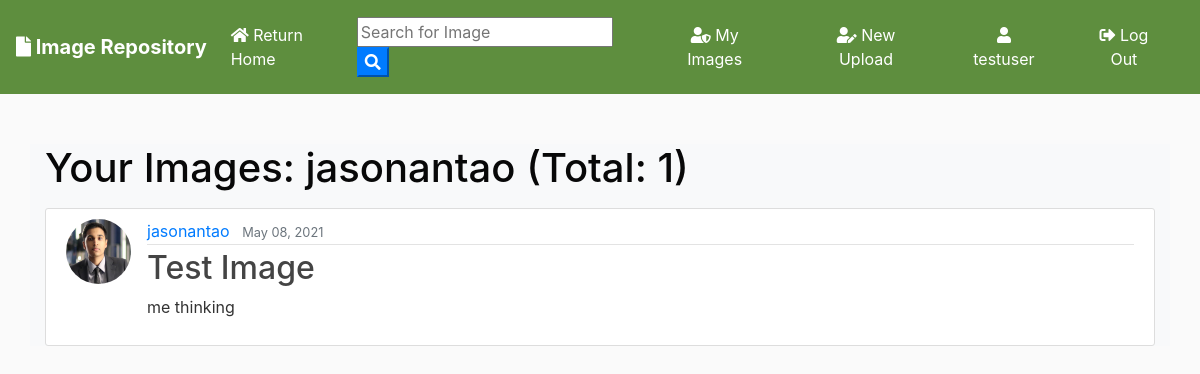
The page /user/jasonantao (signed in) on the database its author committed.
### blog/models.py (models this page shows, shortened)
class Post(models.Model):
	title = models.CharField(max_length=100)
	file = models.FileField(null=True,blank=True,upload_to='Files')
	content = models.TextField()
	date_posted = models.DateTimeField(default=timezone.now)
	author = models.ForeignKey(User, on_delete=models.CASCADE)

### users/models.py (models this page shows, shortened)
class Profile(models.Model):
    user = models.OneToOneField(User, on_delete=models.CASCADE)
    image = models.ImageField(default='default.jpg', upload_to='profile_pics')

### blog/views.py (the view)
# urls.py: path('user/<str:username>', UserPostListView.as_view(), name='user-posts'),
class UserPostListView(ListView):
    model = Post
    template_name = 'blog/user_posts.html'  # <app>/<model>_<viewtype>.html
    context_object_name = 'posts'
    paginate_by = 2
    def get_queryset(self):
        user = get_object_or_404(User, username=self.kwargs.get('username'))
        return Post.objects.filter(author=user).order_by('-date_posted')

### blog/templates/blog/user_posts.html (shortened to what this page needs)
{% extends "blog/base.html" %}
{% block content %}
    <h1 class="mb-3 bg-light" style="color: rgb(8, 8, 8);">Your Images: {{ view.kwargs.username }} (Total: {{ page_obj.paginator.count }})</h1>
    {% for post in posts %}
        <article class="media content-section">
          <img class="rounded-circle article-img" src="{{ post.author.profile.image.url }}">
          <div class="media-body">
            <div class="article-metadata">
              <a class="mr-2" href="{% url 'user-posts' post.author.username %}">{{ post.author }}</a>
              <small class="text-muted">{{ post.date_posted|date:"F d, Y" }}</small>
            </div>
            <h2><a class="article-title" href="{% url 'post-detail' post.id %}">{{ post.title }}</a></h2>
            <p class="article-content">{{ post.content }}</p>
          </div>
        </article>
    {% endfor %}
{% endblock content %}

### blog/templates/blog/base.html (shortened to what this page needs)
{% load static %}
<!doctype html>
<html lang="en">
  <head>
    <link rel="stylesheet" href="https://stackpath.bootstrapcdn.com/bootstrap/4.3.1/css/bootstrap.min.css">
    <link rel="stylesheet" href="https://use.fontawesome.com/releases/v5.8.1/css/all.css" >
    <link rel="stylesheet" href="{% static 'blog/main.css' %}">
</head>
  <body>
        <nav class="navbar navbar-expand-lg navbar-dark" style="margin-bottom: 50px; background-color: #5E8E3E;">
                <a class="navbar-brand font-weight-bold" href="{% url 'blog-home' %}"><i class="fas fa-file"></i> Image Repository</a>
                <div class="collapse navbar-collapse" id="navbarSupportedContent">
                  <ul class="navbar-nav mr-auto">
                    <li class="nav-item active">
                      <a class="nav-link" href="{% url 'blog-home' %}"><i class="fas fa-home"></i> Return Home <span class="sr-only">(current)</span></a>
                    </li>
                  </ul>
                <form id="searchform" action="{% url 'search' %}" method="get">
                    <input type="text" name="q" type="text" value="{{ request.GET.q }}" placeholder="Search for Image" />
                    <button type="button" onclick="searchform.submit()" class=" text-white my-color btn-primary"><i class="fa fa-search"></i></button>
                </form>
                    {% if user.is_authenticated %}
                    <a href="{% url 'user-posts' user %}" class="btn text-white m-2"><i class="fas fa-user-shield"></i> My Images</a>
                    <a href="{% url 'post-create' %} " class="btn text-white m-2"><i class="fas fa-user-edit"></i> New Upload</a>
                    <a href="{% url 'profile' %} " class="btn text-white m-2"><i class="fas fa-user"></i> {{ user.username }}</a>
                    <a href="{% url 'logout' %} " class="btn text-white m-2"><i class="fas fa-sign-out-alt"></i> Log Out</a>
                    {% else %}
                    <a href="{% url 'login' %} " class="btn text-white m-2"><i class="fas fa-user-tie"></i> Login</a>
                    <a href="{% url 'register' %} " class="btn text-white m-2"> <i class="fas fa-sign-in-alt"></i> Sign Up</a>
                    {% endif %}
                </div>
              </nav>
      <div class="container my-bg bg-light">
    {% block content %}
    {% endblock  %}
</div>
  </body>
</html>

### blog/static/blog/main.css (style rules this page uses)
body { background: #fafafa; color: #333333; margin-top: 0; }
h1, h2, h3, h4, h5, h6 { color: #444444; }
ul { margin: 0; }
.content-section { background: #ffffff; padding: 10px 20px; border: 1px solid #dddddd; border-radius: 3px; margin-bottom: 20px; }
.article-title { color: #444444; }
.article-content { white-space: pre-line; }
.article-img { height: 65px; width: 65px; margin-right: 16px; }
.article-metadata { padding-bottom: 1px; margin-bottom: 4px; border-bottom: 1px solid #e3e3e3 }

### rows shown on the page
Post: author.profile.image (placeholder picture), author "jasonantao", date_posted "May 08, 2021", title "Test Image", content "me thinking"

### other values the page prints
{{ user.username }} "testuser"
{{ view.kwargs.username }} "jasonantao"
{{ page_obj.paginator.count }} "1"
